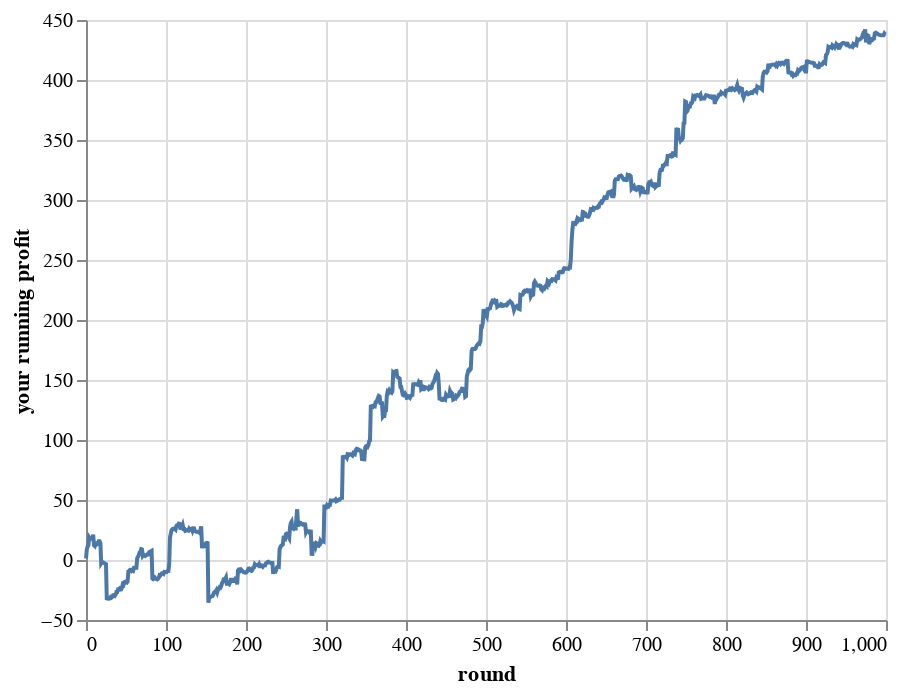

The notebook cell saved with this chart:
### Markdown cell above
It turns out that your best strategy is to always guess the mean of the distribution: $\mu(\mathbf Z)$. We'll simulate the game to demonstrate the point.

For no particular reason, we'll play with $\mathbf Z \sim \text{Exp}(1)$ (something called the exponential distribution with parameter $\lambda = 1$). You can look up the density for this distribution and integrate it in the appropriate way to calculate the expected value. If you do that, you'll see it's $\mu(\mathbf Z) = 1$, so that's what you should guess. I'm going to guess a different random number between 0 and 2 each time it's my turn.

### Code cell
import scipy.stats as stats
Z = stats.expon(scale=1) # Exp(λ=1)

def cost(guess, reality): # how much we have to pay each other depending on the guess and reality
    return (guess - reality)**2

round_profits = []
for round in range(1000):
    # your turn
    z = Z.rvs()
    your_guess = 1 # always guess μ(Z), which is 1 in this case
    your_loss = cost(your_guess, z)
    
    # my turn
    z = Z.rvs()
    my_guess = 2*random.random() # my strategy
    your_gain = cost(my_guess, z)
    
    # net
    your_net = your_gain - your_loss
    round_profits.append(your_net)

running_profit = np.cumsum(round_profits)

profits = pd.DataFrame({'your running profit':running_profit, 'round':range(len(running_profit))})
alt.Chart(profits).mark_line().encode(x='round', y='your running profit')

### Figure 1 — Vega-Lite specification as saved in the notebook (floating-point values rounded to 4 significant figures; data arrays with more than 128 entries replaced by an {"elided": "..."} marker saying what was removed)
{"$schema": "https://vega.github.io/schema/vega-lite/v3.4.0.json", "config": {"mark": {"tooltip": null}, "view": {"height": 300, "width": 400}}, "data": {"name": "data-d3327abc622e1b450309d90193f044f3"}, "datasets": {"data-d3327abc622e1b450309d90193f044f3": {"elided": "1000 records"}}, "encoding": {"x": {"field": "round", "type": "quantitative"}, "y": {"field": "your running profit", "type": "quantitative"}}, "mark": "line"}
